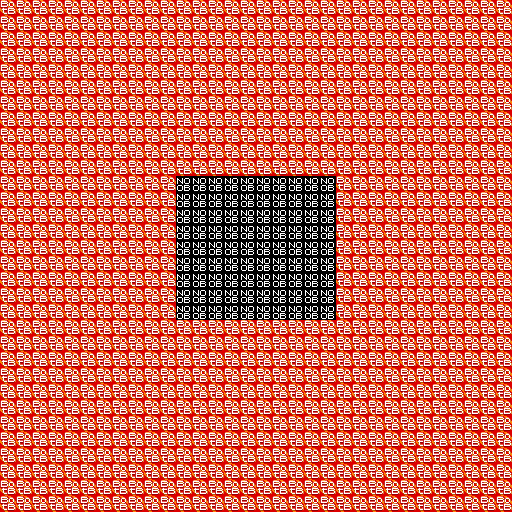

This is a level from a 2D game, rendered from its Tiled map with the project's own tilesets. A one-line summary and the complete map file follow:
An orthogonal 32x32 tile map with 16x16 px tiles, 1 tile layer (Tile Layer 1).

<map version="1.2" tiledversion="1.3.4" orientation="orthogonal" renderorder="right-down" width="32" height="32" tilewidth="16" tileheight="16" infinite="0" nextlayerid="2" nextobjectid="1">
 <tileset firstgid="1" source="botb-spritesheet.tsx" />
 <layer id="1" name="Tile Layer 1" width="32" height="32">
  <data encoding="csv">
1,1,1,1,1,1,1,1,1,1,1,1,1,1,1,1,1,1,1,1,1,1,1,1,1,1,1,1,1,1,1,1,
1,1,1,1,1,1,1,1,1,1,1,1,1,1,1,1,1,1,1,1,1,1,1,1,1,1,1,1,1,1,1,1,
1,1,1,1,1,1,1,1,1,1,1,1,1,1,1,1,1,1,1,1,1,1,1,1,1,1,1,1,1,1,1,1,
1,1,1,1,1,1,1,1,1,1,1,1,1,1,1,1,1,1,1,1,1,1,1,1,1,1,1,1,1,1,1,1,
1,1,1,1,1,1,1,1,1,1,1,1,1,1,1,1,1,1,1,1,1,1,1,1,1,1,1,1,1,1,1,1,
1,1,1,1,1,1,1,1,1,1,1,1,1,1,1,1,1,1,1,1,1,1,1,1,1,1,1,1,1,1,1,1,
1,1,1,1,1,1,1,1,1,1,1,1,1,1,1,1,1,1,1,1,1,1,1,1,1,1,1,1,1,1,1,1,
1,1,1,1,1,1,1,1,1,1,1,1,1,1,1,1,1,1,1,1,1,1,1,1,1,1,1,1,1,1,1,1,
1,1,1,1,1,1,1,1,1,1,1,1,1,1,1,1,1,1,1,1,1,1,1,1,1,1,1,1,1,1,1,1,
1,1,1,1,1,1,1,1,1,1,1,1,1,1,1,1,1,1,1,1,1,1,1,1,1,1,1,1,1,1,1,1,
1,1,1,1,1,1,1,1,1,1,1,1,1,1,1,1,1,1,1,1,1,1,1,1,1,1,1,1,1,1,1,1,
1,1,1,1,1,1,1,1,1,1,1,110,110,110,110,110,110,110,110,110,110,1,1,1,1,1,1,1,1,1,1,1,
1,1,1,1,1,1,1,1,1,1,1,110,110,110,110,110,110,110,110,110,110,1,1,1,1,1,1,1,1,1,1,1,
1,1,1,1,1,1,1,1,1,1,1,110,110,110,110,110,110,110,110,110,110,1,1,1,1,1,1,1,1,1,1,1,
1,1,1,1,1,1,1,1,1,1,1,110,110,110,110,110,110,110,110,110,110,1,1,1,1,1,1,1,1,1,1,1,
1,1,1,1,1,1,1,1,1,1,1,110,110,110,110,110,110,110,110,110,110,1,1,1,1,1,1,1,1,1,1,1,
1,1,1,1,1,1,1,1,1,1,1,110,110,110,110,110,110,110,110,110,110,1,1,1,1,1,1,1,1,1,1,1,
1,1,1,1,1,1,1,1,1,1,1,110,110,110,110,110,110,110,110,110,110,1,1,1,1,1,1,1,1,1,1,1,
1,1,1,1,1,1,1,1,1,1,1,110,110,110,110,110,110,110,110,110,110,1,1,1,1,1,1,1,1,1,1,1,
1,1,1,1,1,1,1,1,1,1,1,110,110,110,110,110,110,110,110,110,110,1,1,1,1,1,1,1,1,1,1,1,
1,1,1,1,1,1,1,1,1,1,1,1,1,1,1,1,1,1,1,1,1,1,1,1,1,1,1,1,1,1,1,1,
1,1,1,1,1,1,1,1,1,1,1,1,1,1,1,1,1,1,1,1,1,1,1,1,1,1,1,1,1,1,1,1,
1,1,1,1,1,1,1,1,1,1,1,1,1,1,1,1,1,1,1,1,1,1,1,1,1,1,1,1,1,1,1,1,
1,1,1,1,1,1,1,1,1,1,1,1,1,1,1,1,1,1,1,1,1,1,1,1,1,1,1,1,1,1,1,1,
1,1,1,1,1,1,1,1,1,1,1,1,1,1,1,1,1,1,1,1,1,1,1,1,1,1,1,1,1,1,1,1,
1,1,1,1,1,1,1,1,1,1,1,1,1,1,1,1,1,1,1,1,1,1,1,1,1,1,1,1,1,1,1,1,
1,1,1,1,1,1,1,1,1,1,1,1,1,1,1,1,1,1,1,1,1,1,1,1,1,1,1,1,1,1,1,1,
1,1,1,1,1,1,1,1,1,1,1,1,1,1,1,1,1,1,1,1,1,1,1,1,1,1,1,1,1,1,1,1,
1,1,1,1,1,1,1,1,1,1,1,1,1,1,1,1,1,1,1,1,1,1,1,1,1,1,1,1,1,1,1,1,
1,1,1,1,1,1,1,1,1,1,1,1,1,1,1,1,1,1,1,1,1,1,1,1,1,1,1,1,1,1,1,1,
1,1,1,1,1,1,1,1,1,1,1,1,1,1,1,1,1,1,1,1,1,1,1,1,1,1,1,1,1,1,1,1,
1,1,1,1,1,1,1,1,1,1,1,1,1,1,1,1,1,1,1,1,1,1,1,1,1,1,1,1,1,1,1,1
</data>
 </layer>
</map>